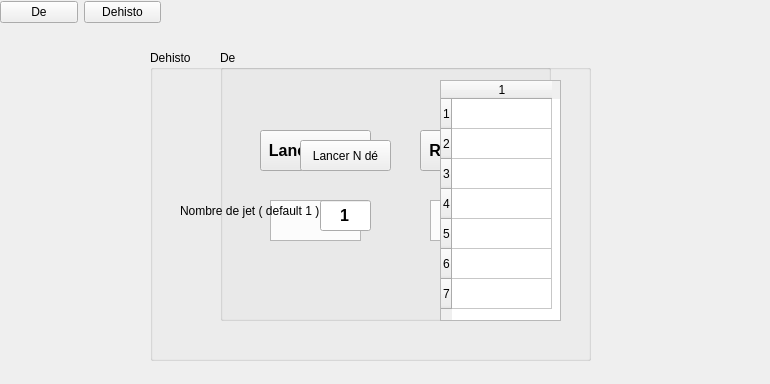
<?xml version="1.0" encoding="UTF-8"?>
<ui version="4.0">
 <class>Form</class>
 <widget class="QWidget" name="Form">
  <property name="geometry">
   <rect>
    <x>0</x>
    <y>0</y>
    <width>770</width>
    <height>384</height>
   </rect>
  </property>
  <property name="windowTitle">
   <string>Form</string>
  </property>
  <widget class="QGroupBox" name="De">
   <property name="geometry">
    <rect>
     <x>220</x>
     <y>50</y>
     <width>331</width>
     <height>271</height>
    </rect>
   </property>
   <property name="title">
    <string>De</string>
   </property>
   <widget class="QTextBrowser" name="scoreTotal_text">
    <property name="geometry">
     <rect>
      <x>210</x>
      <y>150</y>
      <width>81</width>
      <height>41</height>
     </rect>
    </property>
    <property name="html">
     <string>&lt;!DOCTYPE HTML PUBLIC &quot;-//W3C//DTD HTML 4.0//EN&quot; &quot;http://www.w3.org/TR/REC-html40/strict.dtd&quot;&gt;
&lt;html&gt;&lt;head&gt;&lt;meta name=&quot;qrichtext&quot; content=&quot;1&quot; /&gt;&lt;style type=&quot;text/css&quot;&gt;
p, li { white-space: pre-wrap; }
&lt;/style&gt;&lt;/head&gt;&lt;body style=&quot; font-family:'MS Shell Dlg 2'; font-size:8.25pt; font-weight:400; font-style:normal;&quot;&gt;
&lt;p align=&quot;center&quot; style=&quot; margin-top:0px; margin-bottom:0px; margin-left:0px; margin-right:0px; -qt-block-indent:0; text-indent:0px;&quot;&gt;&lt;span style=&quot; font-size:18pt;&quot;&gt;0&lt;/span&gt;&lt;/p&gt;&lt;/body&gt;&lt;/html&gt;</string>
    </property>
   </widget>
   <widget class="QTextBrowser" name="Score_De_text">
    <property name="geometry">
     <rect>
      <x>50</x>
      <y>150</y>
      <width>91</width>
      <height>41</height>
     </rect>
    </property>
   </widget>
   <widget class="QPushButton" name="LancerDe">
    <property name="geometry">
     <rect>
      <x>40</x>
      <y>80</y>
      <width>111</width>
      <height>41</height>
     </rect>
    </property>
    <property name="font">
     <font>
      <pointsize>12</pointsize>
      <weight>75</weight>
      <bold>true</bold>
     </font>
    </property>
    <property name="text">
     <string>Lancer le dé</string>
    </property>
   </widget>
   <widget class="QPushButton" name="Reset_Score">
    <property name="geometry">
     <rect>
      <x>200</x>
      <y>80</y>
      <width>111</width>
      <height>41</height>
     </rect>
    </property>
    <property name="font">
     <font>
      <pointsize>12</pointsize>
      <weight>75</weight>
      <bold>true</bold>
     </font>
    </property>
    <property name="text">
     <string>Reset Score</string>
    </property>
   </widget>
  </widget>
  <widget class="QGroupBox" name="Dehisto">
   <property name="geometry">
    <rect>
     <x>150</x>
     <y>50</y>
     <width>441</width>
     <height>311</height>
    </rect>
   </property>
   <property name="title">
    <string>Dehisto</string>
   </property>
   <widget class="QPushButton" name="pushButton">
    <property name="geometry">
     <rect>
      <x>150</x>
      <y>90</y>
      <width>91</width>
      <height>31</height>
     </rect>
    </property>
    <property name="text">
     <string>Lancer N dé</string>
    </property>
   </widget>
   <widget class="QLineEdit" name="lineEdit">
    <property name="geometry">
     <rect>
      <x>170</x>
      <y>150</y>
      <width>51</width>
      <height>31</height>
     </rect>
    </property>
    <property name="font">
     <font>
      <pointsize>12</pointsize>
      <weight>75</weight>
      <bold>true</bold>
     </font>
    </property>
    <property name="text">
     <string>1</string>
    </property>
    <property name="alignment">
     <set>Qt::AlignCenter</set>
    </property>
   </widget>
   <widget class="QLabel" name="label">
    <property name="geometry">
     <rect>
      <x>30</x>
      <y>140</y>
      <width>141</width>
      <height>41</height>
     </rect>
    </property>
    <property name="text">
     <string>Nombre de jet ( default 1 )</string>
    </property>
    <property name="wordWrap">
     <bool>true</bool>
    </property>
   </widget>
   <widget class="QTableWidget" name="tableWidget">
    <property name="geometry">
     <rect>
      <x>290</x>
      <y>30</y>
      <width>121</width>
      <height>241</height>
     </rect>
    </property>
    <property name="verticalScrollBarPolicy">
     <enum>Qt::ScrollBarAlwaysOff</enum>
    </property>
    <property name="horizontalScrollBarPolicy">
     <enum>Qt::ScrollBarAlwaysOff</enum>
    </property>
    <property name="autoScroll">
     <bool>true</bool>
    </property>
    <property name="showGrid">
     <bool>true</bool>
    </property>
    <property name="rowCount">
     <number>7</number>
    </property>
    <property name="columnCount">
     <number>1</number>
    </property>
    <attribute name="horizontalHeaderHighlightSections">
     <bool>true</bool>
    </attribute>
    <row/>
    <row/>
    <row/>
    <row/>
    <row/>
    <row/>
    <row/>
    <column/>
   </widget>
  </widget>
  <widget class="QWidget" name="horizontalLayoutWidget">
   <property name="geometry">
    <rect>
     <x>0</x>
     <y>0</y>
     <width>161</width>
     <height>25</height>
    </rect>
   </property>
   <layout class="QHBoxLayout" name="horizontalLayout">
    <item>
     <widget class="QPushButton" name="De_Button">
      <property name="text">
       <string>De</string>
      </property>
     </widget>
    </item>
    <item>
     <widget class="QPushButton" name="Dehisto_Button">
      <property name="text">
       <string>Dehisto</string>
      </property>
     </widget>
    </item>
   </layout>
  </widget>
 </widget>
 <resources/>
 <connections>
  <connection>
   <sender>LancerDe</sender>
   <signal>clicked()</signal>
   <receiver>Form</receiver>
   <slot>dd()</slot>
   <hints>
    <hint type="sourcelabel">
     <x>295</x>
     <y>150</y>
    </hint>
    <hint type="destinationlabel">
     <x>384</x>
     <y>191</y>
    </hint>
   </hints>
  </connection>
  <connection>
   <sender>Reset_Score</sender>
   <signal>clicked()</signal>
   <receiver>Form</receiver>
   <slot>resetScore()</slot>
   <hints>
    <hint type="sourcelabel">
     <x>455</x>
     <y>150</y>
    </hint>
    <hint type="destinationlabel">
     <x>384</x>
     <y>191</y>
    </hint>
   </hints>
  </connection>
  <connection>
   <sender>De_Button</sender>
   <signal>clicked()</signal>
   <receiver>Form</receiver>
   <slot>setDeHUD()</slot>
   <hints>
    <hint type="sourcelabel">
     <x>39</x>
     <y>12</y>
    </hint>
    <hint type="destinationlabel">
     <x>384</x>
     <y>191</y>
    </hint>
   </hints>
  </connection>
  <connection>
   <sender>Dehisto_Button</sender>
   <signal>clicked()</signal>
   <receiver>Form</receiver>
   <slot>setDehistoHUD()</slot>
   <hints>
    <hint type="sourcelabel">
     <x>121</x>
     <y>12</y>
    </hint>
    <hint type="destinationlabel">
     <x>384</x>
     <y>191</y>
    </hint>
   </hints>
  </connection>
 </connections>
 <slots>
  <slot>dd()</slot>
  <slot>resetScore()</slot>
  <slot>setDeHUD()</slot>
  <slot>setDehistoHUD()</slot>
 </slots>
</ui>
